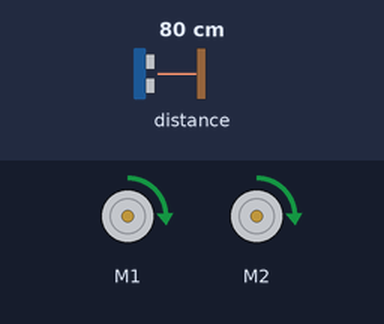
A program run on a simulated BBC micro:bit (MakeCode). On the bench: 2 × DC motor (green arrow = forward, orange = backward, longer = faster). The inputs (shaded band) are chosen by the test bench; at power-on: distance to the obstacle 80 cm.

Above: at 1.2 s.
1.3 s: distance to the obstacle set to 11 cm
2.8 s: distance to the obstacle set to 8 cm
At 3.7 s:
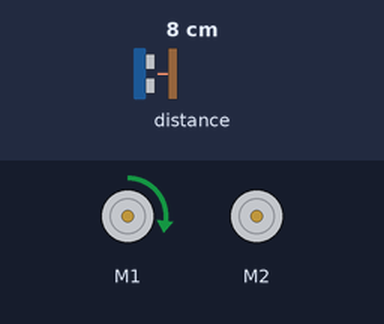
4.3 s: distance to the obstacle set to 18 cm
At 4.9 s:
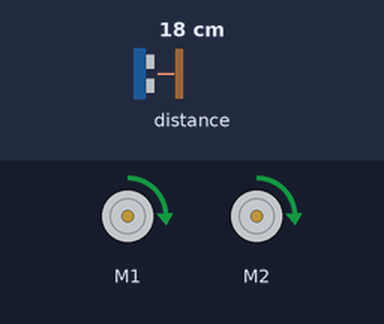
5.8 s: distance to the obstacle set to 2 cm
At 7.1 s:
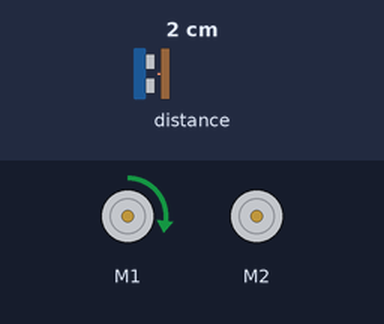
Timing chart, 0 to 8.3 s (numbered marks = the images above; inputs shaded):
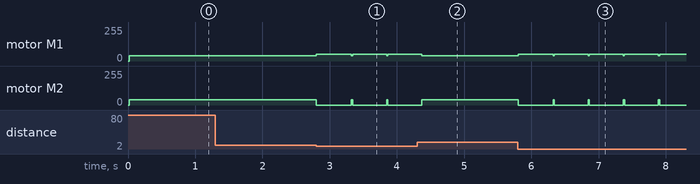

Measured:
- after the input at 1.3 s, every drawn part: stays the same
- after the input at 2.8 s, motor M1: forward 39/255 → forward 50/255 at once; motor M2: forward 39/255 → stopped at once
- after the input at 4.3 s, motor M1, motor M2: goes on until 4.4 s, then stays forward 39/255
- after the input at 5.8 s, motor M1: alternates forward 50/255 for 0.50 s and forward 39/255 for 0.02 s, starting at once; motor M2: alternates forward 39/255 for 0.02 s and stopped for 0.50 s, starting at once

The program:

turn_if_obstacles.py
```python
def on_forever():
    maqueen.motor_run(maqueen.Motors.ALL, maqueen.Dir.CW, 39)
    if maqueen.ultrasonic(PingUnit.CENTIMETERS) < 10:
        maqueen.motor_run(maqueen.Motors.M1, maqueen.Dir.CW, 50)
        maqueen.motor_run(maqueen.Motors.M2, maqueen.Dir.CW, 0)
        basic.pause(500)
basic.forever(on_forever)
```
